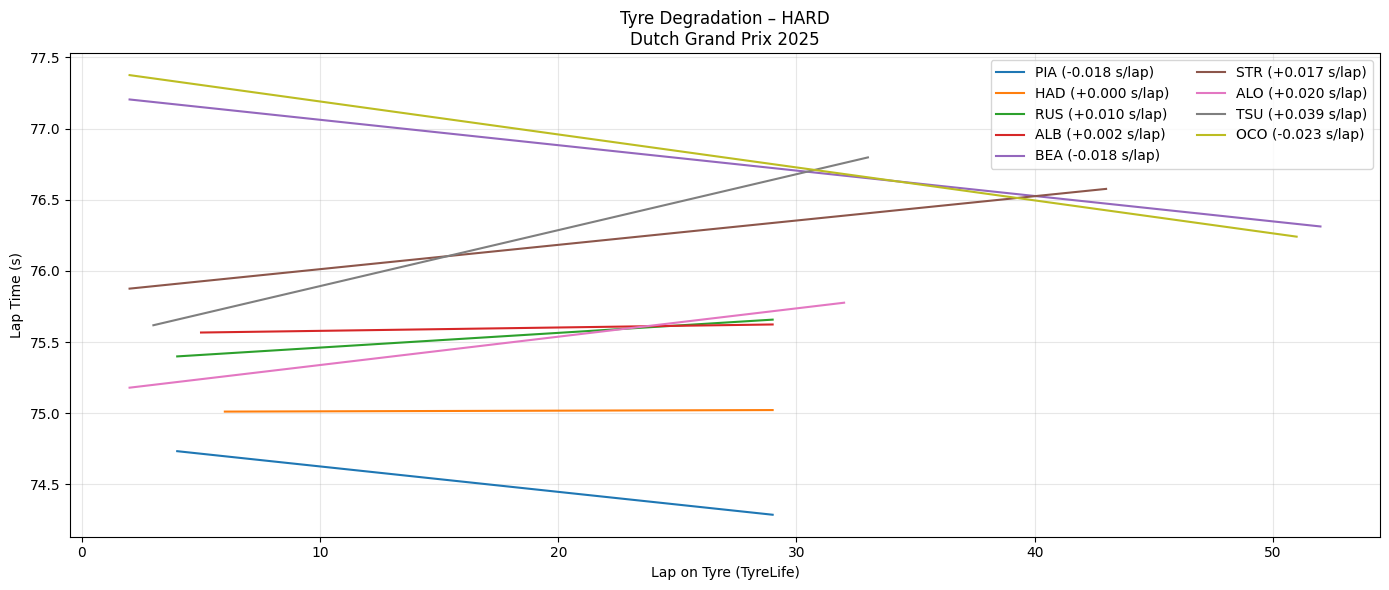

Python code for this plot:
import fastf1, os
import pandas as pd
import numpy as np
import matplotlib.pyplot as plt
from pathlib import Path

# ========= CONFIG =========
YEAR = 2025
GP = "Dutch Grand Prix"
SESSION = "R"
COMPOUND = "HARD"      # SOFT / MEDIUM / HARD
TOP_N = 10             # Top N finishers
CACHE_DIR = Path("/content/fastf1_cache")

# ========= CACHE =========
CACHE_DIR.mkdir(parents=True, exist_ok=True)
fastf1.Cache.enable_cache(CACHE_DIR)

# ========= LOAD SESSION =========
session = fastf1.get_session(YEAR, GP, SESSION)
session.load()

laps = session.laps.copy()
laps = laps[laps["IsAccurate"]]

# Convert laptime to seconds
laps["LapTimeSec"] = laps["LapTime"].dt.total_seconds()

# ========= SELECT TOP DRIVERS =========
drivers = (
    session.results
    .sort_values("Position")
    .head(TOP_N)["Abbreviation"]
    .tolist()
)

laps = laps[laps["Driver"].isin(drivers)]

# ========= CLEAN LAPS =========
laps = laps[
    laps["PitInTime"].isna() &
    laps["PitOutTime"].isna() &
    (laps["Compound"] == COMPOUND)
]

# ========= REMOVE OUTLIERS (IQR PER DRIVER PER STINT) =========
clean = []

for (d, stint), dl in laps.groupby(["Driver", "Stint"]):
    if len(dl) < 5:
        continue

    q1, q3 = dl["LapTimeSec"].quantile([0.25, 0.75])
    iqr = q3 - q1

    dl = dl[
        (dl["LapTimeSec"] >= q1 - 1.5 * iqr) &
        (dl["LapTimeSec"] <= q3 + 1.5 * iqr)
    ]

    clean.append(dl)

clean = pd.concat(clean)

# ========= PLOT TYRE DEGRADATION =========
plt.figure(figsize=(14,6))

for d in drivers:
    dl = clean[clean["Driver"] == d]

    # pilih stint terpanjang untuk driver tsb
    if dl.empty:
        continue

    stint_id = (
        dl.groupby("Stint").size().idxmax()
    )

    stint_laps = dl[dl["Stint"] == stint_id]

    if len(stint_laps) < 5:
        continue

    x = stint_laps["TyreLife"]
    y = stint_laps["LapTimeSec"]

    # Linear regression → degradation slope
    z = np.polyfit(x, y, 1)
    y_fit = np.polyval(z, x)

    plt.plot(x, y_fit, label=f"{d} ({z[0]:+.03f} s/lap)")

plt.title(f"Tyre Degradation – {COMPOUND}\n{GP} {YEAR}")
plt.xlabel("Lap on Tyre (TyreLife)")
plt.ylabel("Lap Time (s)")
plt.grid(alpha=0.3)
plt.legend(ncol=2)
plt.tight_layout()
plt.show()
